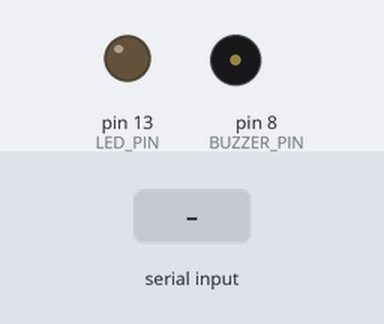
Bench run of a sketch on a simulated Arduino Uno, built with avr-gcc and run on an emulated ATmega328P. Parts: output pins drawn as LEDs (lit = HIGH), buzzer (waves = sounding). Inputs (shaded band) come from the test bench.

Above: at 1.2 s.
1.3 s: "1" received over Serial
At 1.45 s:
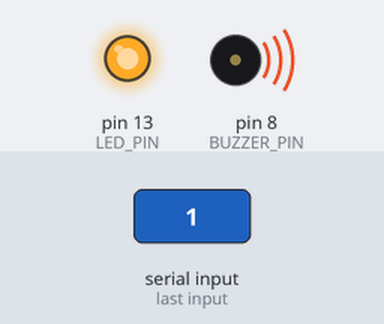
Timing chart, 0 to 10.3 s (numbered marks = the images above; inputs shaded):
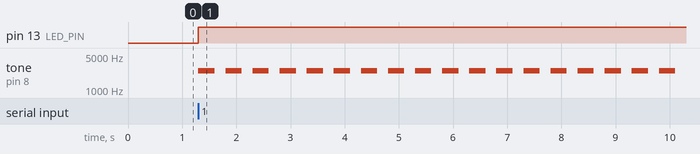

The sketch:

DMS_code.ino
```cpp
const int BUZZER_PIN = 8;
const int LED_PIN    = 13;
bool alertActive     = false;  // this was missing

void setup() {
  Serial.begin(9600);
  pinMode(BUZZER_PIN, OUTPUT);
  pinMode(LED_PIN, OUTPUT);
}

void loop() {
  if (Serial.available() > 0) {
    char cmd = Serial.read();
    if (cmd == '1') {
      digitalWrite(LED_PIN, HIGH);
      alertActive = true;
    }
    else if (cmd == '0') {
      digitalWrite(LED_PIN, LOW);
      alertActive = false;
      noTone(BUZZER_PIN);
    }
  }

  // Pulse the buzzer while alert is active
  if (alertActive) {
    tone(BUZZER_PIN, 2500);
    delay(300);
    noTone(BUZZER_PIN);
    delay(200);
  }
}
```

Measured:
- after the input at 1.3 s, pin 13 (LED_PIN): LOW → HIGH at once; tone on pin 8 (BUZZER_PIN): alternates 2500 Hz for 0.30 s and silent for 0.20 s, starting at once
